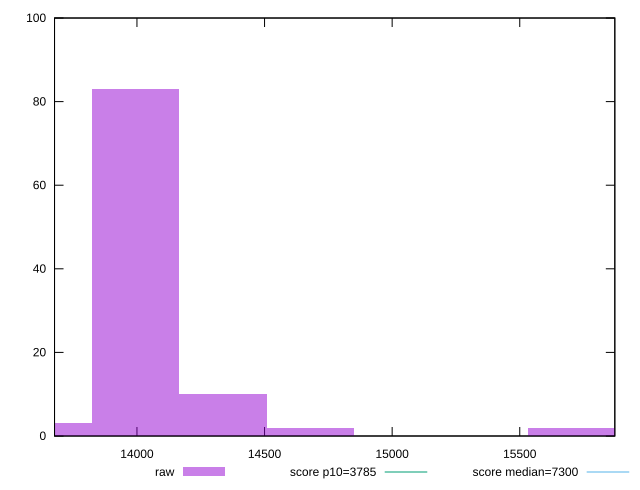

Reproduce this figure in gnuplot.
reset

$raw <<EOF
15702.633557649886 2
14337.187161332506 10
13995.82556225316 83
13654.463963173814 3
14678.54876041185 2
EOF

set key outside below
set boxwidth 341.36159907934535
set xrange [13677.054100000001:15872.535]
set yrange [0:100]
set trange [0:100]
set style fill transparent solid 0.5 noborder

set parametric
set terminal svg size 640, 490 enhanced background rgb 'white'
set output "report_00019_2021-02-10T18-14-37.922Z//interactive/samples/pages+cached/raw/histogram.svg"

plot $raw title "raw" with boxes, \
     3785,t title "score p10=3785", \
     7300,t title "score median=7300"

reset
